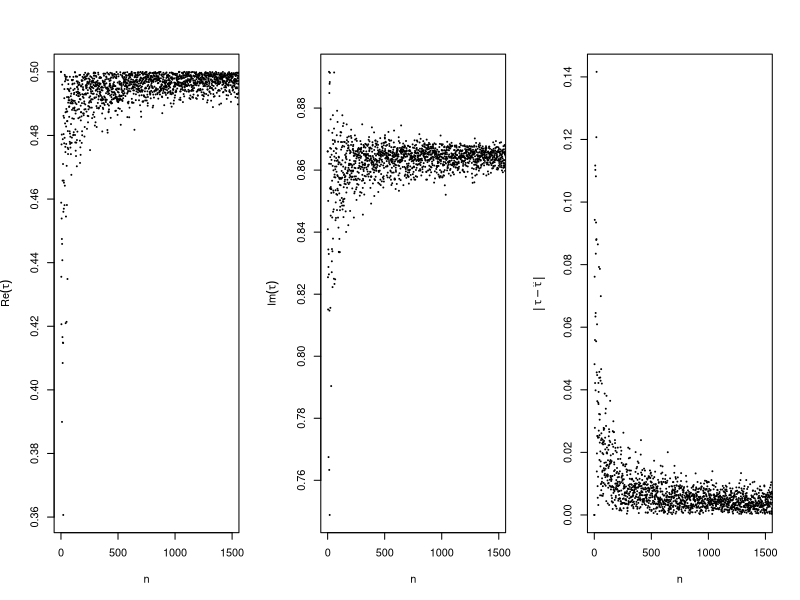

Write R code to recreate this figure.
data = read.table("randomPoints.dat")
pdf('randomPoints.pdf', width=7.0, height=2.5)
par(mfrow=c(1,3))
plot(data$V1, data$V7, log="", pch=20, cex=0.2, xlim=c(0, 1500), xlab=expression(n), ylab=expression(Re(tau)))
plot(data$V1, data$V8, log="", pch=20, cex=0.2, xlim=c(0, 1500), xlab=expression(n), ylab=expression(Im(tau)))
plot(data$V1, data$V2, log="", pch=20, cex=0.2, xlim=c(0, 1500), xlab=expression(n), ylab=expression(group("|",tau-hat(tau),"|")))
dev.off()